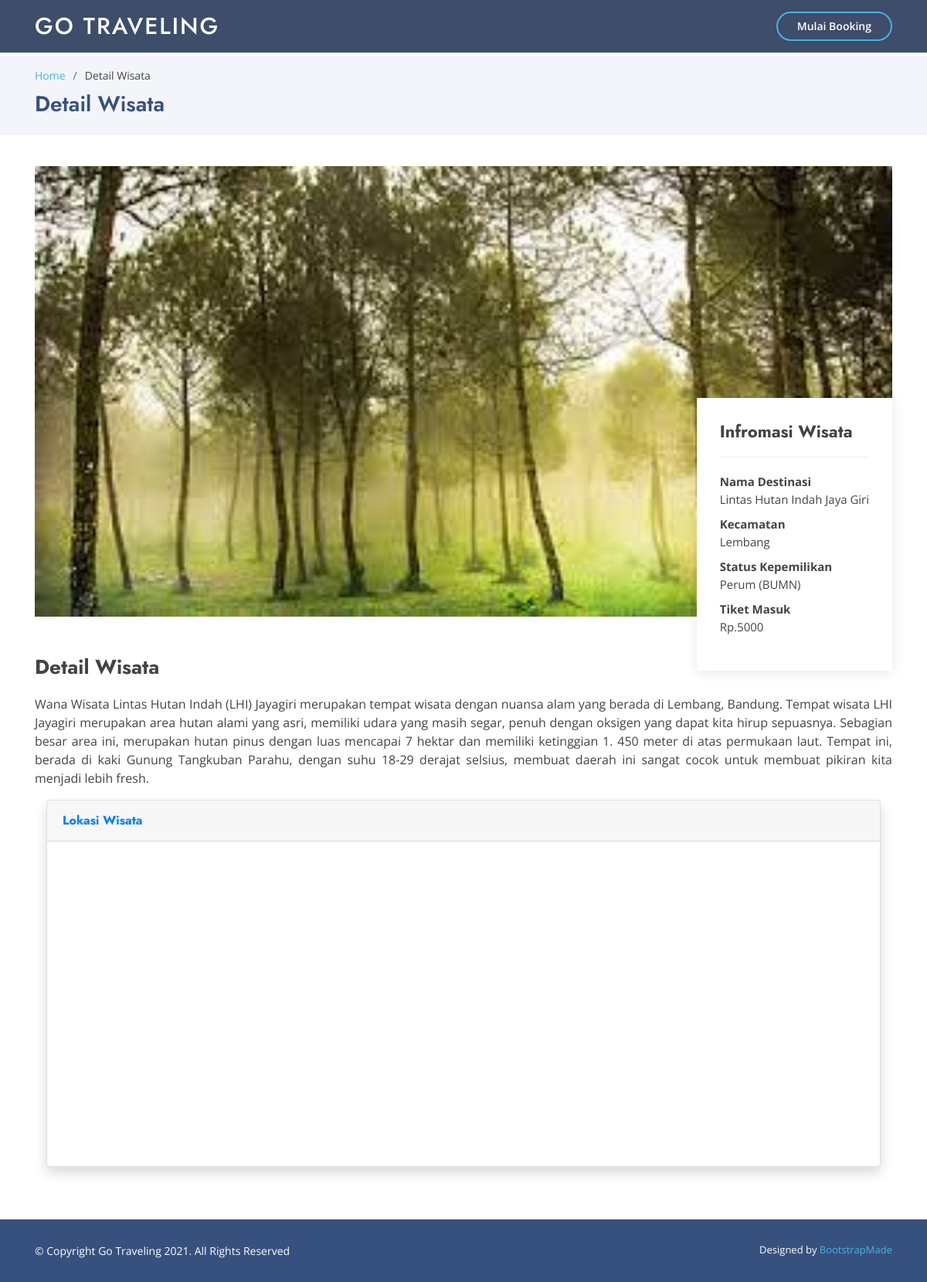
Screenshot of /main/detail_portofolio/2 with the database file from the repository.
### tables this page shows
CREATE TABLE `wisata_perkecamatan` (
  `id` int(11) NOT NULL,
  `id_kecamatan` int(11) NOT NULL,
  `hotel_id` int(11) NOT NULL,
  `nama` varchar(255) NOT NULL,
  `status` varchar(100) NOT NULL,
  `biaya` varchar(100) NOT NULL,
  `latitude` varchar(200) NOT NULL,
  `longitude` varchar(200) NOT NULL,
  `foto` varchar(200) NOT NULL,
  `detail` text NOT NULL,
  `flag_active` int(1) NOT NULL
);

CREATE TABLE `wisata` (
  `id` int(11) NOT NULL,
  `kecamatan` varchar(100) NOT NULL
);

### application/controllers/Main.php (called while the page is built, shortened)
<?php
class Main extends CI_Controller
{
    public function detail_portofolio($id)
    {
        $data['title'] = 'Aplikasi Wisata';
        $this->db->select('wisata_perkecamatan.*, wisata.kecamatan');
        $this->db->from('wisata_perkecamatan');
        $this->db->join('wisata', 'wisata_perkecamatan.id_kecamatan=wisata.id');
        $this->db->where('wisata_perkecamatan.id=', $id);
        $query = $this->db->get();
        $data['detail'] = $query->result_array();
        $this->load->view('main/portofolio', $data);
        $this->load->view('main/footer');
    }
}

### index.php (called while the page is built, shortened)
<?php
require_once BASEPATH.'core/CodeIgniter.php';

### application/views/main/portofolio.php (the view, shortened to what this page needs)
<!DOCTYPE html>
<html lang="en">
<head>
    <link href="<?= base_url('assets/'); ?>vendor/bootstrap/css/bootstrap.min.css" rel="stylesheet">
    <link href="<?= base_url('assets/'); ?>vendor/icofont/icofont.min.css" rel="stylesheet">
    <link href="<?= base_url('assets/'); ?>vendor/boxicons/css/boxicons.min.css" rel="stylesheet">
    <link href="<?= base_url('assets/'); ?>vendor/remixicon/remixicon.css" rel="stylesheet">
    <link href="<?= base_url('assets/'); ?>vendor/venobox/venobox.css" rel="stylesheet">
    <link href="<?= base_url('assets/'); ?>vendor/owl.carousel/assets/owl.carousel.min.css" rel="stylesheet">
    <link href="<?= base_url('assets/'); ?>vendor/aos/aos.css" rel="stylesheet">
    <link href="<?= base_url('assets/'); ?>css/style.css" rel="stylesheet">
</head>
<body>
    <header id="header" class="fixed-top header-inner-pages">
        <div class="container d-flex align-items-center">
            <h1 class="logo mr-auto"><a href="<?= base_url(); ?>">Go Traveling</a></h1>
            <a href="<?= base_url('auth'); ?>" class="get-started-btn scrollto">Mulai Booking</a>
        </div>
    </header>
    <main id="main">
        <section id="breadcrumbs" class="breadcrumbs">
            <div class="container">
                <ol>
                    <li><a href="<?= base_url(); ?>">Home</a></li>
                    <li>Detail Wisata</li>
                </ol>
                <h2>Detail Wisata</h2>
            </div>
        </section>
        <section id="portfolio-details" class="portfolio-details">
            <div class="container">
                <div class="portfolio-details-container">
                    <?php foreach ($detail as $dt) : ?>
                        <div class="owl-carousel portfolio-details-carousel">
                            <img src="<?= base_url('assets/'); ?><?= $dt['foto']; ?>" class="img-fluid" alt="">
                        </div>
                        <div class="portfolio-info">
                            <h3>Infromasi Wisata</h3>
                            <ul>
                                <li><strong>Nama Destinasi</strong><br> <?= $dt['nama']; ?></li>
                                <li><strong>Kecamatan</strong><br> <?= $dt['kecamatan']; ?></li>
                                <li><strong>Status Kepemilikan</strong><br> <?= $dt['status']; ?></li>
                                <li><strong>Tiket Masuk</strong><br> Rp.<?= $dt['biaya']; ?></li>
                            </ul>
                        </div>
                    <?php endforeach; ?>
                </div>
                <div class="portfolio-description">
                    <h2>Detail Wisata</h2>
                    <p align="justify">
                        <?= $dt['detail']; ?>
                    </p>
                </div>
                <div class="col-lg">
                    <div class="card shadow mb-2">
                        <div class="card-header py-3 d-flex flex-row align-items-center justify-content-between">
                            <h6 class="m-0 font-weight-bold text-primary">Lokasi Wisata</h6>
                        </div>
                        <div class="card-body">
                            <div id="googleMap" style="width:100%;height:380px;"></div>
                        </div>
                    </div>
                </div>
            </div>
        </section>
    </main>

### assets/css/style.css (style rules this page uses)
body { font-family: "Open Sans", sans-serif; color: #444444; }
a { color: #47b2e4; }
h1, h2, h3, h4, h5, h6 { font-family: "Jost", sans-serif; }
#header { transition: all 0.5s; z-index: 997; padding: 15px 0; }
#header.header-scrolled, #header.header-inner-pages { background: rgba(40, 58, 90, 0.9); }
#header .logo { font-size: 30px; margin: 0; padding: 0; line-height: 1; font-weight: 500; letter-spacing: 2px; text-transform: uppercase; }
#header .logo a { color: #fff; }
.get-started-btn { margin-left: 25px; color: #fff; border-radius: 50px; padding: 6px 25px 7px 25px; white-space: nowrap; transition: 0.3s; font-size: 14px; display: inline-block; border: 2px solid #47b2e4; font-weight: 600; }
section { padding: 60px 0; overflow: hidden; }
.breadcrumbs { padding: 15px 0; background: #f3f5fa; min-height: 40px; margin-top: 72px; }
.breadcrumbs h2 { font-size: 28px; font-weight: 600; color: #37517e; }
.breadcrumbs ol { display: flex; flex-wrap: wrap; list-style: none; padding: 0 0 10px 0; margin: 0; font-size: 14px; }
.breadcrumbs ol li + li { padding-left: 10px; }
.breadcrumbs ol li + li::before { display: inline-block; padding-right: 10px; color: #4668a2; content: "/"; }
.portfolio-details { padding-top: 40px; }
.portfolio-details .portfolio-details-container { position: relative; }
.portfolio-details .portfolio-details-carousel { position: relative; z-index: 1; }
.portfolio-details .portfolio-info { padding: 30px; position: absolute; right: 0; bottom: -70px; background: #fff; box-shadow: 0px 2px 15px rgba(0, 0, 0, 0.1); z-index: 2; }
.portfolio-details .portfolio-info h3 { font-size: 22px; font-weight: 700; margin-bottom: 20px; padding-bottom: 20px; border-bottom: 1px solid #eee; }
.portfolio-details .portfolio-info ul { list-style: none; padding: 0; font-size: 15px; }
.portfolio-details .portfolio-info ul li + li { margin-top: 10px; }
.portfolio-details .portfolio-description { padding-top: 50px; }
.portfolio-details .portfolio-description h2 { width: 50%; font-size: 26px; font-weight: 700; margin-bottom: 20px; }
.portfolio-details .portfolio-description p { padding: 0 0 0 0; }

### rows the page displays
wisata_perkecamatan: foto (picture), nama "Lintas Hutan Indah Jaya Giri", id_kecamatan.kecamatan "Lembang", status "Perum (BUMN)", biaya "5000", detail "Wana Wisata Lintas Hutan Indah (LHI) Jayagiri merupakan tempat wisata dengan nuansa alam yang berada di Lembang, Bandung. Tempat wisata LHI Jayagiri merupakan area hutan alami yang asri, memiliki udara yang masih segar, penuh dengan oksigen yang dapat kita hirup sepuasnya. Sebagian besar area ini, merupakan hutan pinus dengan luas mencapai 7 hektar dan memiliki ketinggian 1. 450 meter di atas permukaan laut. Tempat ini, berada di kaki Gunung Tangkuban Parahu, dengan suhu 18-29 derajat selsius, membuat daerah ini sangat cocok untuk membuat pikiran kita menjadi lebih fresh."
